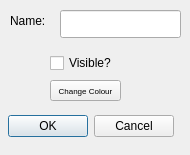
<?xml version="1.0" encoding="UTF-8"?>
<ui version="4.0">
 <class>OptionDialog</class>
 <widget class="QDialog" name="OptionDialog">
  <property name="geometry">
   <rect>
    <x>0</x>
    <y>0</y>
    <width>190</width>
    <height>155</height>
   </rect>
  </property>
  <property name="maximumSize">
   <size>
    <width>190</width>
    <height>211</height>
   </size>
  </property>
  <property name="windowTitle">
   <string>Dialog</string>
  </property>
  <widget class="QDialogButtonBox" name="buttonBox">
   <property name="geometry">
    <rect>
     <x>-80</x>
     <y>110</y>
     <width>341</width>
     <height>32</height>
    </rect>
   </property>
   <property name="maximumSize">
    <size>
     <width>341</width>
     <height>32</height>
    </size>
   </property>
   <property name="orientation">
    <enum>Qt::Horizontal</enum>
   </property>
   <property name="standardButtons">
    <set>QDialogButtonBox::Cancel|QDialogButtonBox::Ok</set>
   </property>
   <property name="centerButtons">
    <bool>true</bool>
   </property>
  </widget>
  <widget class="QLineEdit" name="lineEdit">
   <property name="geometry">
    <rect>
     <x>60</x>
     <y>10</y>
     <width>121</width>
     <height>28</height>
    </rect>
   </property>
   <property name="maximumSize">
    <size>
     <width>151</width>
     <height>28</height>
    </size>
   </property>
  </widget>
  <widget class="QCheckBox" name="checkBox">
   <property name="geometry">
    <rect>
     <x>50</x>
     <y>50</y>
     <width>93</width>
     <height>26</height>
    </rect>
   </property>
   <property name="maximumSize">
    <size>
     <width>93</width>
     <height>26</height>
    </size>
   </property>
   <property name="text">
    <string>Visible?</string>
   </property>
  </widget>
  <widget class="QLabel" name="label">
   <property name="geometry">
    <rect>
     <x>10</x>
     <y>0</y>
     <width>71</width>
     <height>41</height>
    </rect>
   </property>
   <property name="text">
    <string>Name:</string>
   </property>
  </widget>
  <widget class="QPushButton" name="pushButton">
   <property name="geometry">
    <rect>
     <x>50</x>
     <y>80</y>
     <width>71</width>
     <height>21</height>
    </rect>
   </property>
   <property name="font">
    <font>
     <pointsize>6</pointsize>
    </font>
   </property>
   <property name="text">
    <string>Change Colour</string>
   </property>
  </widget>
 </widget>
 <resources/>
 <connections>
  <connection>
   <sender>buttonBox</sender>
   <signal>accepted()</signal>
   <receiver>OptionDialog</receiver>
   <slot>accept()</slot>
   <hints>
    <hint type="sourcelabel">
     <x>248</x>
     <y>254</y>
    </hint>
    <hint type="destinationlabel">
     <x>157</x>
     <y>274</y>
    </hint>
   </hints>
  </connection>
  <connection>
   <sender>buttonBox</sender>
   <signal>rejected()</signal>
   <receiver>OptionDialog</receiver>
   <slot>reject()</slot>
   <hints>
    <hint type="sourcelabel">
     <x>316</x>
     <y>260</y>
    </hint>
    <hint type="destinationlabel">
     <x>286</x>
     <y>274</y>
    </hint>
   </hints>
  </connection>
 </connections>
</ui>
